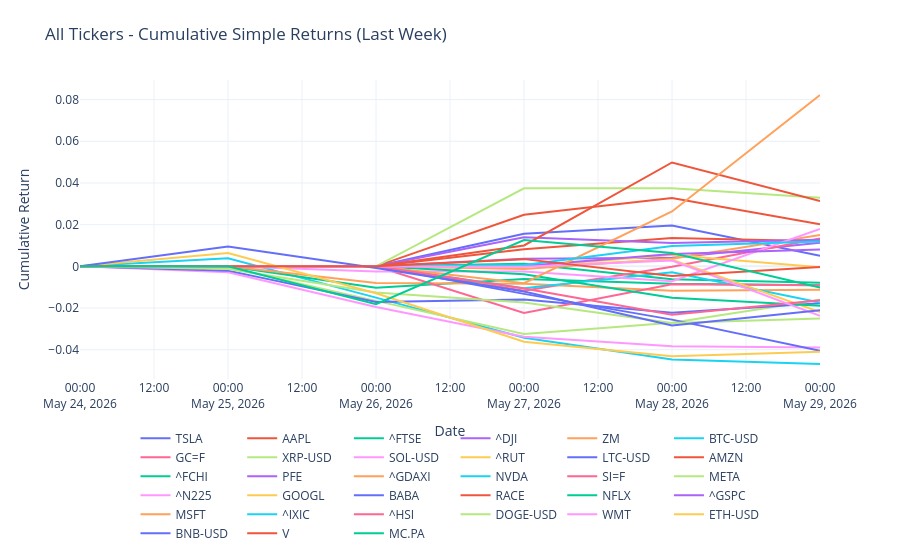

Notebook cell for this chart:
### Code cell
# plot last 1 week of cumprod_simple_1w returns 
fig = go.Figure()
for column in cumprod_simple_1w.columns:
    fig.add_trace(
        go.Scatter(
            x=cumprod_simple_1w.index,
            y=cumprod_simple_1w[column],
            mode="lines",
            name=column,
        )
    )

fig.update_layout(
    title="All Tickers - Cumulative Simple Returns (Last Week)",
    xaxis_title="Date",
    yaxis_title="Cumulative Return",
    legend=dict(orientation="h", yanchor="top", y=-0.15, xanchor="center", x=0.5),
    template="plotly_white",
    margin=dict(t=80, b=120),
)
fig.show()
